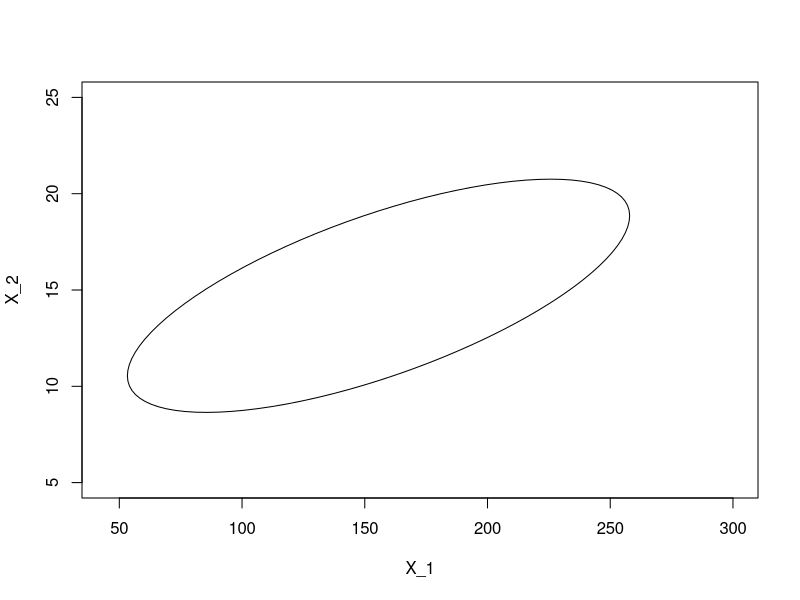
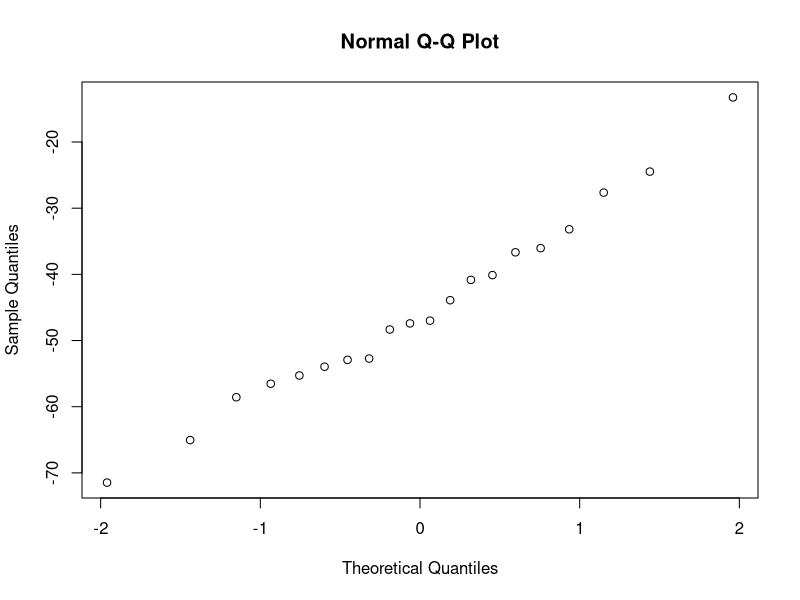
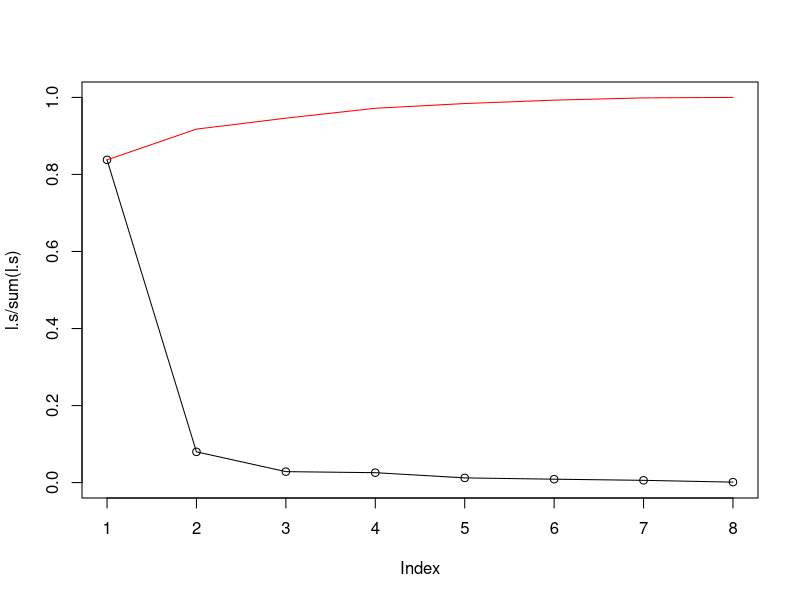

These figures' R source, in order: (Note: this script raises an error after producing the figures.)
# setwd("~/Desktop/PSM/Spring 2019/Multivariate-Stats/Assignment 8")

## 8.2
rm(list=ls())
Sig=matrix(c(5,2,
             2,2), byrow = TRUE, ncol=2)
(Rho <- cov2cor(Sig))
(l.s <- eigen(Rho)$values)
(e.s <- eigen(Rho)$vectors)
(explained <- l.s/sum(l.s))

(l.s2 <- eigen(Sig)$values)
(e.s2 <- eigen(Sig)$vectors)
(explained2 <- l.s2/sum(l.s2))

(e.s[1,1]*sqrt(l.s[1]))
(e.s[2,1]*sqrt(l.s[1]))
(abs(e.s[1,2]*sqrt(l.s[2])))

## 8.6
rm(list=ls())
S <- matrix(c(7476.45, 303.62,
              303.62, 26.19),byrow=TRUE, ncol=2)
xbar <- matrix(c(155.60,
                 14.70), byrow=TRUE, ncol=1)

(l.s <- eigen(S)$values)
(e.s <- eigen(S)$vectors)
(explained <- l.s/sum(l.s))
library(plotrix)
c2 <- 1.4
angle <- atan(eigen(S)$vectors[2,1]/eigen(S)$vectors[1,1]) # sohcahtoa
plot(0,pch='',ylab='X_2',xlab='X_1',xlim=c(45,300),ylim=c(5,25))
lengths <- c(sqrt(c2*eigen(S)$values[1]),
             sqrt(c2*eigen(S)$values[2]))
draw.ellipse(x=xbar[1],y=xbar[2],a=lengths[1],b=lengths[2],angle=angle,deg=FALSE)
png("ellip.png")
plot(0,pch='',ylab='X_2',xlab='X_1',xlim=c(45,300),ylim=c(5,25))
lengths <- c(sqrt(c2*eigen(S)$values[1]),
             sqrt(c2*eigen(S)$values[2]))
draw.ellipse(x=xbar[1],y=xbar[2],a=lengths[1],b=lengths[2],angle=angle,deg=FALSE)
dev.off

(Rho <- cov2cor(S))

## 8.7
(l.s <- eigen(Rho)$values)
(e.s <- eigen(Rho)$vectors)
(explained <- l.s/sum(l.s))

(e.s[1,1]*sqrt(l.s[1]))
(e.s[2,1]*sqrt(l.s[1]))

## 8.11
rm(list=ls())
X <- read.table("T8-5.DAT", header = FALSE)
X <- as.matrix(X)
X[,5] <- 10*X[,5]
n <- nrow(X)
p <- ncol(X)
(xbar <- t(matrix(1,ncol=n) %*% X)/n)
(D <- X - matrix(1,nrow=n) %*% t(xbar))
(S <- (n-1)^(-1) * t(D)%*%D)
Sinv <- solve(S)

(l.s <- eigen(S)$values)
(e.s <- eigen(S)$vectors)
(explained <- l.s/sum(l.s))
(cumulative <- explained)
for (i in 1:length(explained)){
  summer=0
  for (j in 1:i){
    summer=summer+explained[j]
  }
  cumulative[i]=summer
}
(cumulative)
(r11<-e.s[1,1]*sqrt(l.s[1])/sqrt(S[1,1]))
(r12<-e.s[2,1]*sqrt(l.s[1])/sqrt(S[2,2]))
(r13<-e.s[3,1]*sqrt(l.s[1])/sqrt(S[3,3]))
(r14<-e.s[4,1]*sqrt(l.s[1])/sqrt(S[4,4]))
(r15<-e.s[5,1]*sqrt(l.s[1])/sqrt(S[5,5]))

(r21<-e.s[1,2]*sqrt(l.s[2])/sqrt(S[1,1]))
(r22<-e.s[2,2]*sqrt(l.s[2])/sqrt(S[2,2]))
(r23<-e.s[3,2]*sqrt(l.s[2])/sqrt(S[3,3]))
(r24<-e.s[4,2]*sqrt(l.s[2])/sqrt(S[4,4]))
(r25<-e.s[5,2]*sqrt(l.s[2])/sqrt(S[5,5]))

## 8.14
rm(list=ls())
X <- read.table("T5-1.DAT", header = FALSE)
X <- as.matrix(X)
S <- matrix(c(2.879, 10.010, -1.810,
              10.010, 199.788, -5.640,
              -1.810, -5.640, 3.628), byrow = TRUE, ncol=3)

(l <- eigen(S)$values)
(e <- eigen(S)$vectors)

l/sum(l)
plot(l/sum(l))
png("eigprop.png")
plot(l/sum(l))
dev.off()

e[,1]*sqrt(l[1])/sqrt(diag(S))
e[,2]*sqrt(l[2])/sqrt(diag(S))
e[,3]*sqrt(l[3])/sqrt(diag(S))

qqnorm(X %*% e[,1])
png("1qq.png")
qqnorm(X %*% e[,1])
dev.off()

## 8.20
rm(list=ls())
X2 <- read.table("T8-6.DAT", header = FALSE)
X <-X2[,2:9]
X <- as.matrix(X)
n <- nrow(X)
p <- ncol(X)
(xbar <- t(matrix(1,ncol=n) %*% X)/n)
(D <- X - matrix(1,nrow=n) %*% t(xbar))
(S <- (n-1)^(-1) * t(D)%*%D)
Sinv <- solve(S)
(R <- cov2cor(S))
(l.s <- eigen(R)$values)
(e.s <- eigen(R)$vectors)
(explained <- l.s/sum(l.s))
(cumulative <- explained)
for (i in 1:length(explained)){
  summer=0
  for (j in 1:i){
    summer=summer+explained[j]
  }
  cumulative[i]=summer
}
(cumulative)
plot(l.s/sum(l.s), ylim = c(0,1))
lines(l.s/sum(l.s))
lines(cumulative, col="red")
png("cumvval.png")
plot(l.s/sum(l.s), ylim = c(0,1))
lines(l.s/sum(l.s))
lines(cumulative, col="red")
dev.off()

ranks <- X %*% -e.s[,1]
Y=data.frame(X2[,1],ranks)
(Y=Y[order(Y[,2]),])
### Womens data
X2 <- read.table("T1-9.dat", header = FALSE)
X <-X2[,2:8]
X <- as.matrix(X)
n <- nrow(X)
p <- ncol(X)
(xbar <- t(matrix(1,ncol=n) %*% X)/n)
(D <- X - matrix(1,nrow=n) %*% t(xbar))
(S <- (n-1)^(-1) * t(D)%*%D)
Sinv <- solve(S)
(R <- cov2cor(S))
(l.s <- eigen(R)$values)
(e.s <- eigen(R)$vectors)
(explained <- l.s/sum(l.s))
(cumulative <- explained)
for (i in 1:length(explained)){
  summer=0
  for (j in 1:i){
    summer=summer+explained[j]
  }
  cumulative[i]=summer
}
(cumulative)
plot(l.s/sum(l.s), ylim = c(0,1))
lines(l.s/sum(l.s))
lines(cumulative, col="red")


ranks <- X %*% -e.s[,1]
Y=data.frame(X2[,1],ranks)
(Y=Y[order(Y[,2]),])
## 8.21
rm(list=ls())
X2 <- read.table("T8-6.DAT", header = FALSE)
X <-X2[,2:9]
X[,1]=100/X[,1]
X[,2]=200/X[,2]
X[,3]=400/X[,3]
X[,4]=800/(X[,4]*60)
X[,5]=1500/(X[,5]*60)
X[,6]=5000/(X[,6]*60)
X[,7]=10000/(X[,7]*60)
X[,8]=42195/(X[,8]*60)

X <- as.matrix(X)
n <- nrow(X)
p <- ncol(X)
(xbar <- t(matrix(1,ncol=n) %*% X)/n)
(D <- X - matrix(1,nrow=n) %*% t(xbar))
(S <- (n-1)^(-1) * t(D)%*%D)
Sinv <- solve(S)
(l.s <- eigen(S)$values)
(e.s <- eigen(S)$vectors)
(explained <- l.s/sum(l.s))
(cumulative <- explained)
for (i in 1:length(explained)){
  summer=0
  for (j in 1:i){
    summer=summer+explained[j]
  }
  cumulative[i]=summer
}
(cumulative)
plot(l.s/sum(l.s), ylim = c(0,1))
lines(l.s/sum(l.s))
lines(cumulative, col="red")

ranks <- X %*% -e.s[,1]
Y=data.frame(X2[,1],ranks)
(Y=Y[order(Y[,2]),])
